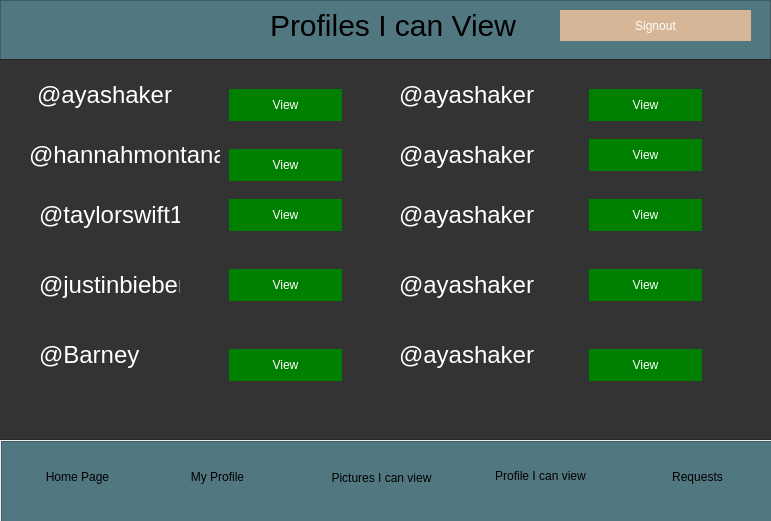
<?xml version="1.0" encoding="UTF-8"?>
<ui version="4.0">
 <class>profilesIcanView</class>
 <widget class="QWidget" name="profilesIcanView">
  <property name="geometry">
   <rect>
    <x>0</x>
    <y>0</y>
    <width>771</width>
    <height>521</height>
   </rect>
  </property>
  <property name="windowTitle">
   <string>Form</string>
  </property>
  <widget class="QFrame" name="frame_2">
   <property name="geometry">
    <rect>
     <x>1</x>
     <y>441</y>
     <width>771</width>
     <height>81</height>
    </rect>
   </property>
   <property name="styleSheet">
    <string notr="true">QFrame
{
background:rgb(81,119,128);
}</string>
   </property>
   <property name="frameShape">
    <enum>QFrame::StyledPanel</enum>
   </property>
   <property name="frameShadow">
    <enum>QFrame::Raised</enum>
   </property>
   <widget class="QPushButton" name="pushButton_14">
    <property name="geometry">
     <rect>
      <x>20</x>
      <y>20</y>
      <width>113</width>
      <height>32</height>
     </rect>
    </property>
    <property name="styleSheet">
     <string notr="true">
QPushButton
{
background:rgb(81,119,128);
border-radius:60px;
color:black;
}
QPushButton:hover
{
background:argb(214,182,151);
border-radius:60px;
color:white;
}</string>
    </property>
    <property name="text">
     <string>Home Page</string>
    </property>
   </widget>
   <widget class="QPushButton" name="pushButton_15">
    <property name="geometry">
     <rect>
      <x>160</x>
      <y>20</y>
      <width>113</width>
      <height>32</height>
     </rect>
    </property>
    <property name="styleSheet">
     <string notr="true">
QPushButton
{
background:rgb(81,119,128);
border-radius:60px;
color:black;
}
QPushButton:hover
{
background:argb(214,182,151);
border-radius:60px;
color:white;
}</string>
    </property>
    <property name="text">
     <string>My Profile</string>
    </property>
   </widget>
   <widget class="QPushButton" name="pushButton_16">
    <property name="geometry">
     <rect>
      <x>310</x>
      <y>21</y>
      <width>141</width>
      <height>31</height>
     </rect>
    </property>
    <property name="styleSheet">
     <string notr="true">
QPushButton
{
background:rgb(81,119,128);
border-radius:60px;
color:black;
}
QPushButton:hover
{
background:argb(214,182,151);
border-radius:60px;
color:white;
}</string>
    </property>
    <property name="text">
     <string>Pictures I can view</string>
    </property>
   </widget>
   <widget class="QPushButton" name="pushButton_17">
    <property name="geometry">
     <rect>
      <x>640</x>
      <y>20</y>
      <width>113</width>
      <height>32</height>
     </rect>
    </property>
    <property name="styleSheet">
     <string notr="true">
QPushButton
{
background:rgb(81,119,128);
border-radius:60px;
color:black;
}
QPushButton:hover
{
background:argb(214,182,151);
border-radius:60px;
color:white;
}</string>
    </property>
    <property name="text">
     <string>Requests</string>
    </property>
   </widget>
  </widget>
  <widget class="QFrame" name="frame">
   <property name="geometry">
    <rect>
     <x>0</x>
     <y>0</y>
     <width>771</width>
     <height>61</height>
    </rect>
   </property>
   <property name="styleSheet">
    <string notr="true">QFrame
{
background:rgb(81,119,128);
}</string>
   </property>
   <property name="frameShape">
    <enum>QFrame::StyledPanel</enum>
   </property>
   <property name="frameShadow">
    <enum>QFrame::Raised</enum>
   </property>
   <widget class="QLabel" name="label">
    <property name="geometry">
     <rect>
      <x>270</x>
      <y>10</y>
      <width>251</width>
      <height>31</height>
     </rect>
    </property>
    <property name="styleSheet">
     <string notr="true">QLabel
{
font-size:30px;
}</string>
    </property>
    <property name="text">
     <string>Profiles I can View</string>
    </property>
   </widget>
   <widget class="QPushButton" name="Signup">
    <property name="geometry">
     <rect>
      <x>560</x>
      <y>10</y>
      <width>191</width>
      <height>31</height>
     </rect>
    </property>
    <property name="styleSheet">
     <string notr="true">QPushButton
{
background:rgb(214,182,151);
border-radius:60px;
color:white;
}
QPushButton:hover
{
background:argb(214,182,151);
border-radius:60px;
color:white;
}</string>
    </property>
    <property name="text">
     <string>Signout</string>
    </property>
   </widget>
  </widget>
  <widget class="QPushButton" name="pushButton_18">
   <property name="geometry">
    <rect>
     <x>470</x>
     <y>460</y>
     <width>141</width>
     <height>31</height>
    </rect>
   </property>
   <property name="styleSheet">
    <string notr="true">
QPushButton
{
background:rgb(81,119,128);
border-radius:60px;
color:black;
}
QPushButton:hover
{
background:argb(214,182,151);
border-radius:60px;
color:white;
}</string>
   </property>
   <property name="text">
    <string>Profile I can view</string>
   </property>
  </widget>
  <widget class="QFrame" name="frame_3">
   <property name="geometry">
    <rect>
     <x>-1</x>
     <y>59</y>
     <width>781</width>
     <height>381</height>
    </rect>
   </property>
   <property name="styleSheet">
    <string notr="true">QFrame
{
background:#333;
}</string>
   </property>
   <property name="frameShape">
    <enum>QFrame::StyledPanel</enum>
   </property>
   <property name="frameShadow">
    <enum>QFrame::Raised</enum>
   </property>
   <widget class="QLabel" name="label_2">
    <property name="geometry">
     <rect>
      <x>38</x>
      <y>20</y>
      <width>141</width>
      <height>31</height>
     </rect>
    </property>
    <property name="styleSheet">
     <string notr="true">QLabel
{
color:white;
font-size:24px;
}</string>
    </property>
    <property name="text">
     <string>@ayashaker</string>
    </property>
   </widget>
   <widget class="QLabel" name="label_3">
    <property name="geometry">
     <rect>
      <x>30</x>
      <y>80</y>
      <width>191</width>
      <height>31</height>
     </rect>
    </property>
    <property name="styleSheet">
     <string notr="true">QLabel
{
color:white;
font-size:24px;
}</string>
    </property>
    <property name="text">
     <string>@hannahmontana</string>
    </property>
   </widget>
   <widget class="QLabel" name="label_4">
    <property name="geometry">
     <rect>
      <x>40</x>
      <y>140</y>
      <width>141</width>
      <height>31</height>
     </rect>
    </property>
    <property name="styleSheet">
     <string notr="true">QLabel
{
color:white;
font-size:24px;
}</string>
    </property>
    <property name="text">
     <string>@taylorswift13</string>
    </property>
   </widget>
   <widget class="QLabel" name="label_5">
    <property name="geometry">
     <rect>
      <x>40</x>
      <y>210</y>
      <width>141</width>
      <height>31</height>
     </rect>
    </property>
    <property name="styleSheet">
     <string notr="true">QLabel
{
color:white;
font-size:24px;
}</string>
    </property>
    <property name="text">
     <string>@justinbieber</string>
    </property>
   </widget>
   <widget class="QLabel" name="label_6">
    <property name="geometry">
     <rect>
      <x>40</x>
      <y>280</y>
      <width>141</width>
      <height>31</height>
     </rect>
    </property>
    <property name="styleSheet">
     <string notr="true">QLabel
{
color:white;
font-size:24px;
}</string>
    </property>
    <property name="text">
     <string>@Barney</string>
    </property>
   </widget>
   <widget class="QLabel" name="label_7">
    <property name="geometry">
     <rect>
      <x>400</x>
      <y>20</y>
      <width>141</width>
      <height>31</height>
     </rect>
    </property>
    <property name="styleSheet">
     <string notr="true">QLabel
{
color:white;
font-size:24px;
}</string>
    </property>
    <property name="text">
     <string>@ayashaker</string>
    </property>
   </widget>
   <widget class="QLabel" name="label_8">
    <property name="geometry">
     <rect>
      <x>400</x>
      <y>80</y>
      <width>141</width>
      <height>31</height>
     </rect>
    </property>
    <property name="styleSheet">
     <string notr="true">QLabel
{
color:white;
font-size:24px;
}</string>
    </property>
    <property name="text">
     <string>@ayashaker</string>
    </property>
   </widget>
   <widget class="QLabel" name="label_9">
    <property name="geometry">
     <rect>
      <x>400</x>
      <y>140</y>
      <width>141</width>
      <height>31</height>
     </rect>
    </property>
    <property name="styleSheet">
     <string notr="true">QLabel
{
color:white;
font-size:24px;
}</string>
    </property>
    <property name="text">
     <string>@ayashaker</string>
    </property>
   </widget>
   <widget class="QLabel" name="label_10">
    <property name="geometry">
     <rect>
      <x>400</x>
      <y>210</y>
      <width>141</width>
      <height>31</height>
     </rect>
    </property>
    <property name="styleSheet">
     <string notr="true">QLabel
{
color:white;
font-size:24px;
}</string>
    </property>
    <property name="text">
     <string>@ayashaker</string>
    </property>
   </widget>
   <widget class="QLabel" name="label_11">
    <property name="geometry">
     <rect>
      <x>400</x>
      <y>280</y>
      <width>141</width>
      <height>31</height>
     </rect>
    </property>
    <property name="styleSheet">
     <string notr="true">QLabel
{
color:white;
font-size:24px;
}</string>
    </property>
    <property name="text">
     <string>@ayashaker</string>
    </property>
   </widget>
   <widget class="QPushButton" name="pushButton">
    <property name="geometry">
     <rect>
      <x>230</x>
      <y>30</y>
      <width>113</width>
      <height>32</height>
     </rect>
    </property>
    <property name="styleSheet">
     <string notr="true">QPushButton
{
background:green;
border-radius:60px;
color:white;
}
QPushButton:hover
{
background:argb(214,182,151);
border-radius:60px;
color:white;
}</string>
    </property>
    <property name="text">
     <string>View</string>
    </property>
   </widget>
   <widget class="QPushButton" name="pushButton_2">
    <property name="geometry">
     <rect>
      <x>230</x>
      <y>90</y>
      <width>113</width>
      <height>32</height>
     </rect>
    </property>
    <property name="styleSheet">
     <string notr="true">QPushButton
{
background:green;
border-radius:60px;
color:white;
}
QPushButton:hover
{
background:argb(214,182,151);
border-radius:60px;
color:white;
}</string>
    </property>
    <property name="text">
     <string>View</string>
    </property>
   </widget>
   <widget class="QPushButton" name="pushButton_3">
    <property name="geometry">
     <rect>
      <x>230</x>
      <y>140</y>
      <width>113</width>
      <height>32</height>
     </rect>
    </property>
    <property name="styleSheet">
     <string notr="true">QPushButton
{
background:green;
border-radius:60px;
color:white;
}
QPushButton:hover
{
background:argb(214,182,151);
border-radius:60px;
color:white;
}</string>
    </property>
    <property name="text">
     <string>View</string>
    </property>
   </widget>
   <widget class="QPushButton" name="pushButton_4">
    <property name="geometry">
     <rect>
      <x>230</x>
      <y>210</y>
      <width>113</width>
      <height>32</height>
     </rect>
    </property>
    <property name="styleSheet">
     <string notr="true">QPushButton
{
background:green;
border-radius:60px;
color:white;
}
QPushButton:hover
{
background:argb(214,182,151);
border-radius:60px;
color:white;
}</string>
    </property>
    <property name="text">
     <string>View</string>
    </property>
   </widget>
   <widget class="QPushButton" name="pushButton_5">
    <property name="geometry">
     <rect>
      <x>230</x>
      <y>290</y>
      <width>113</width>
      <height>32</height>
     </rect>
    </property>
    <property name="styleSheet">
     <string notr="true">QPushButton
{
background:green;
border-radius:60px;
color:white;
}
QPushButton:hover
{
background:argb(214,182,151);
border-radius:60px;
color:white;
}</string>
    </property>
    <property name="text">
     <string>View</string>
    </property>
   </widget>
   <widget class="QPushButton" name="pushButton_6">
    <property name="geometry">
     <rect>
      <x>590</x>
      <y>30</y>
      <width>113</width>
      <height>32</height>
     </rect>
    </property>
    <property name="styleSheet">
     <string notr="true">QPushButton
{
background:green;
border-radius:60px;
color:white;
}
QPushButton:hover
{
background:argb(214,182,151);
border-radius:60px;
color:white;
}</string>
    </property>
    <property name="text">
     <string>View</string>
    </property>
   </widget>
   <widget class="QPushButton" name="pushButton_7">
    <property name="geometry">
     <rect>
      <x>590</x>
      <y>80</y>
      <width>113</width>
      <height>32</height>
     </rect>
    </property>
    <property name="styleSheet">
     <string notr="true">QPushButton
{
background:green;
border-radius:60px;
color:white;
}
QPushButton:hover
{
background:argb(214,182,151);
border-radius:60px;
color:white;
}</string>
    </property>
    <property name="text">
     <string>View</string>
    </property>
   </widget>
   <widget class="QPushButton" name="pushButton_8">
    <property name="geometry">
     <rect>
      <x>590</x>
      <y>140</y>
      <width>113</width>
      <height>32</height>
     </rect>
    </property>
    <property name="styleSheet">
     <string notr="true">QPushButton
{
background:green;
border-radius:60px;
color:white;
}
QPushButton:hover
{
background:argb(214,182,151);
border-radius:60px;
color:white;
}</string>
    </property>
    <property name="text">
     <string>View</string>
    </property>
   </widget>
   <widget class="QPushButton" name="pushButton_9">
    <property name="geometry">
     <rect>
      <x>590</x>
      <y>210</y>
      <width>113</width>
      <height>32</height>
     </rect>
    </property>
    <property name="styleSheet">
     <string notr="true">QPushButton
{
background:green;
border-radius:60px;
color:white;
}
QPushButton:hover
{
background:argb(214,182,151);
border-radius:60px;
color:white;
}</string>
    </property>
    <property name="text">
     <string>View</string>
    </property>
   </widget>
   <widget class="QPushButton" name="pushButton_10">
    <property name="geometry">
     <rect>
      <x>590</x>
      <y>290</y>
      <width>113</width>
      <height>32</height>
     </rect>
    </property>
    <property name="styleSheet">
     <string notr="true">QPushButton
{
background:green;
border-radius:60px;
color:white;
}
QPushButton:hover
{
background:argb(214,182,151);
border-radius:60px;
color:white;
}</string>
    </property>
    <property name="text">
     <string>View</string>
    </property>
   </widget>
  </widget>
 </widget>
 <resources/>
 <connections/>
</ui>
